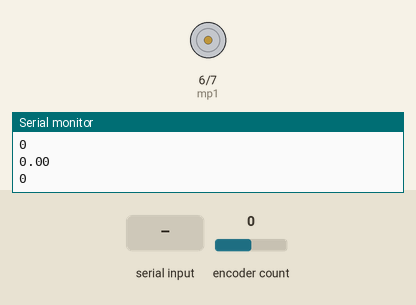
Simulated run of this sketch. Board: Arduino Uno, built with avr-gcc and run on an emulated ATmega328P. Parts: motor-driver pin pairs drawn as motors (green arrow = first pin HIGH = forward, orange = second pin HIGH = backward, longer = more drive, scaled by the enable pin), the last lines printed to the serial monitor. The test bench sets the inputs (shaded band); at power-on: encoder count 0.

Above: at 1.2 s.
1.3 s: "90,45\n" received over Serial
At 2.5 s:
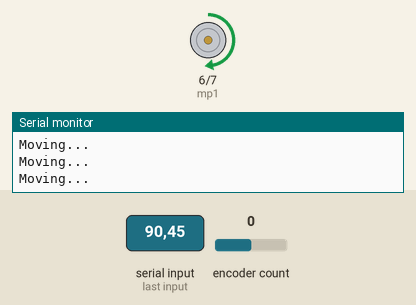
2.8 s: "5\n" received over Serial
At 3.6 s:
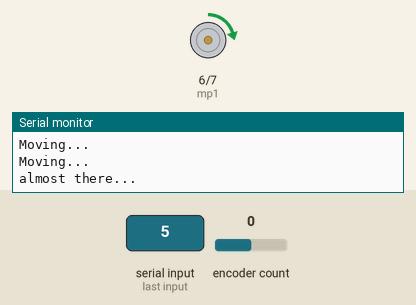
4.3 s: "30,150\n" received over Serial
At 5.1 s:
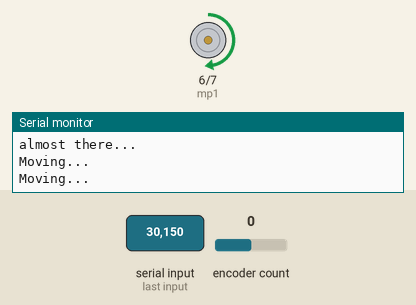
Timing chart, 0 to 7.3 s (numbered marks = the images above; inputs shaded):
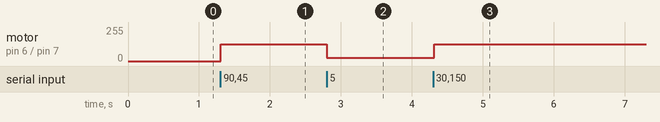

Measured:
- after the input at 1.3 s, motor on pin 6 (mp1) / pin 7 (mp2): stopped → forward 127/255 at once
- after the input at 2.8 s, motor on pin 6 (mp1) / pin 7 (mp2): forward 127/255 → forward 25/255 at once
- after the input at 4.3 s, motor on pin 6 (mp1) / pin 7 (mp2): forward 25/255 → forward 127/255 at once

The sketch:

goToPosition.ino
```cpp
/* Code to run DC motor to an angle provided by the serial monitor.
 * Current state: The first few commands work well, but after that it won't stop in time?
 *
 *
 *
 */
//test Omar :D
#include <Encoder.h>

//Default conveyer speed from 0 to 100%
int defaultSpeed = 50;

//map motor speed from 0 to 255 for PWM control
int PWMspeed = map(defaultSpeed, 0, 100, 0, 255);

//motor pins
int mp1 = 6;
int mp2 = 7;
int mPWM = 5;

double f = 0.5; // frequency in Hz

Encoder myEnc(20,21);

// === GLOBAL VARIABLES === //
double GearRatio = 313;         // the gear ratio
int countsPerRev_motor = 20;   // the counts per revolution of the motor shaft
long counts = 0;               // Globally initialize encoder counts

//time variables
unsigned long t_ms = 0;
double t = 0;                 // current time
double t_old_enc = 0;         // previous encoder sample time
double t_old_mot = 0;         // previous motor sample time
double Pos = 0;               // current pos
double Vel = 0;               // current velocity
double Pos_old = 0;           // previous pos
double T_enc=0.5;            // sample period in seconds
double T_motor=0.01;         // motor control sample time

double desiredPosition = 0;

void setup() {
  Serial.begin(9600);
  pinMode(mp1, OUTPUT);
  pinMode(mp2, OUTPUT);
  pinMode(mPWM, OUTPUT);


}

void loop() {

  t_ms = millis();
  t = t_ms / 1000.0;

  //If something has been sent to the serial, update command variables
  if(Serial.available() > 0) {


      int dataRecieved = double(Serial.parseInt());
      if(dataRecieved != 0)
        desiredPosition = dataRecieved;


    //Serial.println(desiredPosition);
  }


  toPosition(desiredPosition);

  if (t>t_old_enc+T_enc) {

  // === Position and Velocity === //
    counts = myEnc.read();  // get current counts
    Pos = (counts*360)/(20*313);               // Position in deg
    Vel = (Pos - Pos_old)/(t - t_old_enc);           // Velocity in deg/sec

//    Serial.print(t, 5);     // print time; comment out if using the serial plotter
//    Serial.print(",\t");     // tab command
//    Serial.print(Pos, 5);   // print position
//    Serial.print(",\t");
//    Serial.println(Vel, 5); // print velocity

     Pos_old = Pos;
    t_old_enc = t; //save current time and position
  }

//Constrain position between 0 and 359
  if(Pos >= 360) {
    Pos = Pos - 360;
  }

}

void toPosition(int desiredPos) {

  //if position is outside  the deadzone, set speed
  if( abs(desiredPos - Pos) > 15.0 ) {
    analogWrite(mPWM, PWMspeed);
    digitalWrite(mp1, HIGH);
    digitalWrite(mp2, LOW);
    Serial.println("Moving...");

  } else if( abs(desiredPos - Pos) > 4.0 ) {
    analogWrite(mPWM, 25);
    digitalWrite(mp1, HIGH);
    digitalWrite(mp2, LOW);
    Serial.println("almost there...");

  } else {
    //analogWrite(mPWM, 0);
    digitalWrite(mp1, LOW);
    digitalWrite(mp2, LOW);
    Serial.println(desiredPos);
    Serial.println(Pos);
  }

}
```
